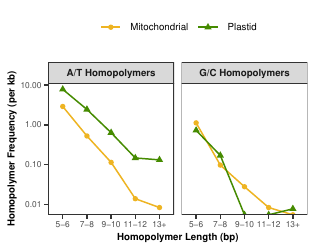

Write R code to recreate this figure.
library (tidyverse)

homopolymer_data = read.csv("homopolymer_plot_input.csv")

homopolymer_data$Size = factor(homopolymer_data$Size, levels = c("5_6", "7_8", "9_10", "11_12", "13_plus"), labels = c("5-6", "7-8", "9-10", "11-12", "13+"))
homopolymer_data$Homopolymer = factor(homopolymer_data$Homopolymer, labels = c("A/T Homopolymers", "G/C Homopolymers"))

ggplot(data=homopolymer_data, aes(x=Size, y=HomopolymerPerKb, color=Genome, group=Genome, shape=Genome)) +
  geom_point() +
  geom_line() +
  facet_wrap(~Homopolymer) +
  scale_y_log10() +
  ylab("Homopolymer Frequency (per kb)") +
  xlab ("Homopolymer Length (bp)") +
  theme_bw() +
  theme (panel.grid = element_blank(), legend.title = element_blank(), legend.position = "top") +
  theme (axis.title = element_text(size=7, face="bold"), axis.text = element_text(size=5.5), strip.text = element_text(size=7, face="bold"), legend.text = element_text(size=7)) +
  scale_color_manual(values=c("goldenrod2", "chartreuse4"))


ggsave("homopolymer_plot.pdf", width=3.15, height=2.5)